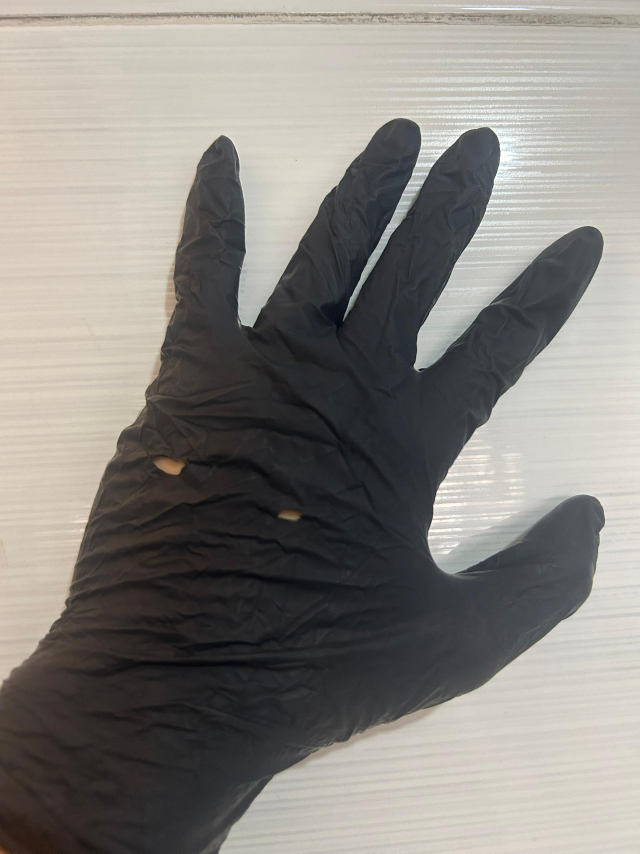
#> input picture Images/Nitrile/hole_5.jpg, 1920 x 2560 px, found by its file name (shown at 1/3 size)
$ python k_mean.py
#> lines starting #> are read from the running program, lines starting #| are printed output that depends on the picture; after the words box and inside, x2 and y2 are one past the last pixel; in counts of white or black regions, pixels touching at a corner belong together
import cv2
from sklearn.cluster import KMeans
import numpy as np


image = cv2.imread("D:\\OneDrive - Asia Pacific University\\Degree Year 3\\Image Processing, Computer Vision and Pattern Recognition\\Assignment\\Source Code\\Glove-Defect-Detection-System\\Images\\Nitrile\\hole_5.jpg")
#> image is the input picture: shape (2560, 1920, 3); mean B, G, R 128, 132.7, 135.7
image = cv2.resize(image, None, fx=0.3, fy=0.3)
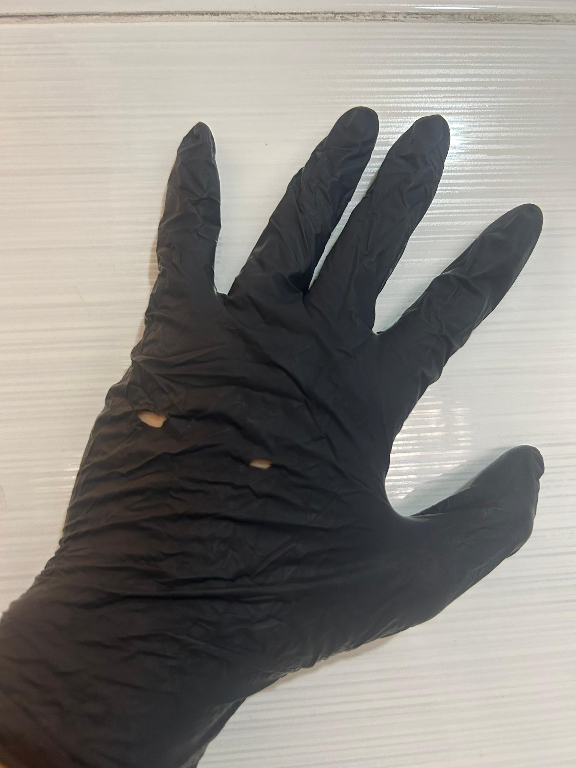
#> image: shape (768, 576, 3); mean B, G, R 128, 132.6, 135.6

cv2.imshow('img', image)

image_hsv = cv2.cvtColor(image, cv2.COLOR_BGR2HSV)
#> image_hsv: shape (768, 576, 3); mean H, S, V 49.8, 24.9, 137.6

# reduce dimension
new_image = image_hsv.reshape(-1, 3)

# Clustering - KMeans
k_means = KMeans(n_clusters=2, n_init=30)
k_means.fit(new_image)

result = k_means.cluster_centers_[k_means.labels_]
result = result.reshape(image.shape).astype(np.uint8)


# Grayscale
gray = cv2.cvtColor(result, cv2.COLOR_BGR2GRAY)
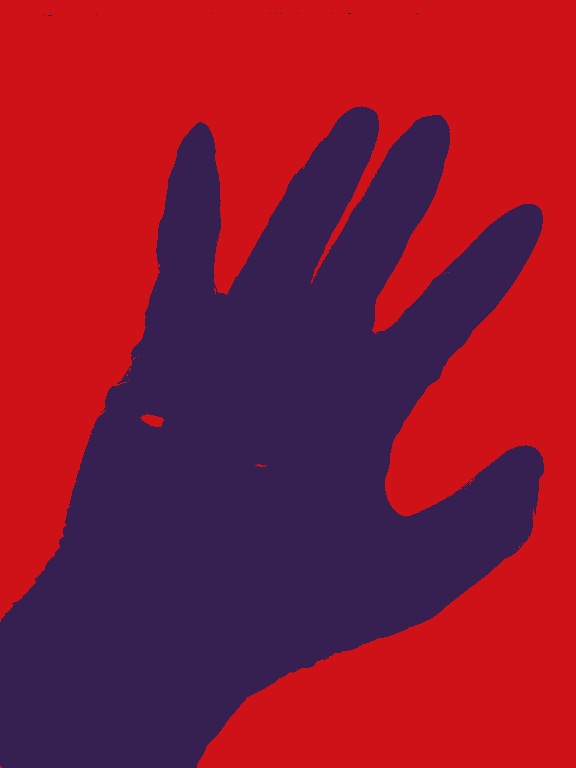
#> result: shape (768, 576, 3); mean of channels 0, 1, 2 49.3, 24.3, 137.1; drawn as B, G, R

ret, th = cv2.threshold(gray, 70, 255, cv2.THRESH_BINARY_INV)
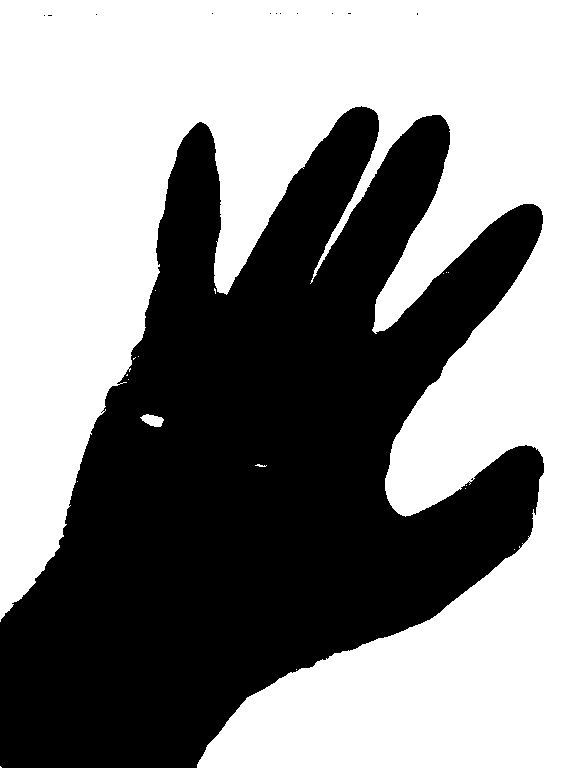
#> gray: shape (768, 576); values 44 (black) and 75 (white), 54.7% white; 12 black regions (11 under 20 px), largest, box (x1, y1, x2, y2) and area: (0, 106, 544, 768) 200507

# Reduce noise
blur = cv2.medianBlur(th,9)

# Eliminate small hole/ noise
opening = cv2.morphologyEx(blur, cv2.MORPH_OPEN, np.ones((7,7)))
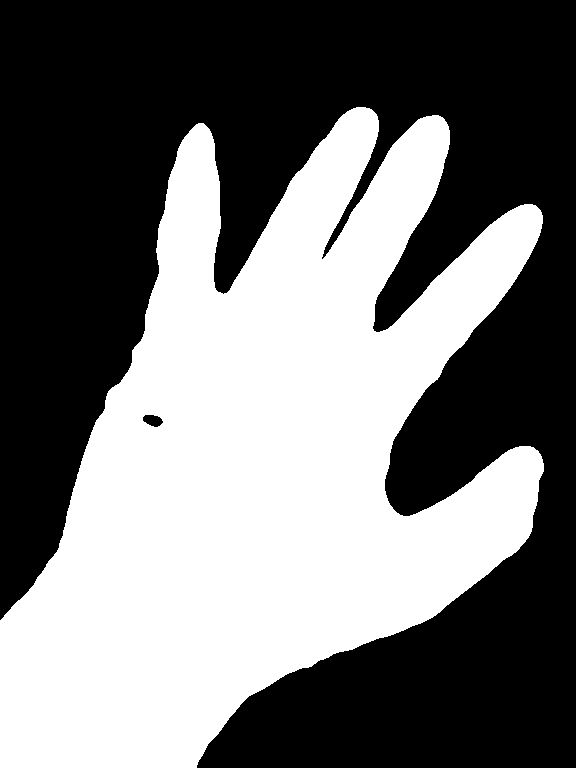
#> blur: shape (768, 576); 45.4% white; 1 white region


# Find hole with contour
contours, hierarchy = cv2.findContours(opening, cv2.RETR_TREE, cv2.CHAIN_APPROX_SIMPLE)
#> opening: shape (768, 576); 45.4% white; 1 white region, box (x1, y1, x2, y2) and area: (0, 107, 544, 768) 200635
# cv2.drawContours(image, contours, -1, (255, 0, 0), 3)

holeCounter = 0
for contour in contours:
    if (cv2.contourArea(contour) < 20000 and cv2.contourArea(contour) > 20):
        # draw out all the contour
        perimeter = cv2.arcLength(contour,True)
        vertices = cv2.approxPolyDP(contour, perimeter * 0.02, True)
        x, y, w, h = cv2.boundingRect(vertices)
        crop_defect = image[y:y+h,x:x+w]
        cv2.rectangle(image, (x,y),(x+w,y+h), (0,0,255),2)

        # Put text on top of the rectangle
        cv2.putText(image, 'Hole', (x, y-10), cv2.FONT_HERSHEY_SIMPLEX, 0.5, (0, 0, 255), 2, cv2.LINE_AA)
        holeCounter = holeCounter + 1


    print(cv2.contourArea(contour))
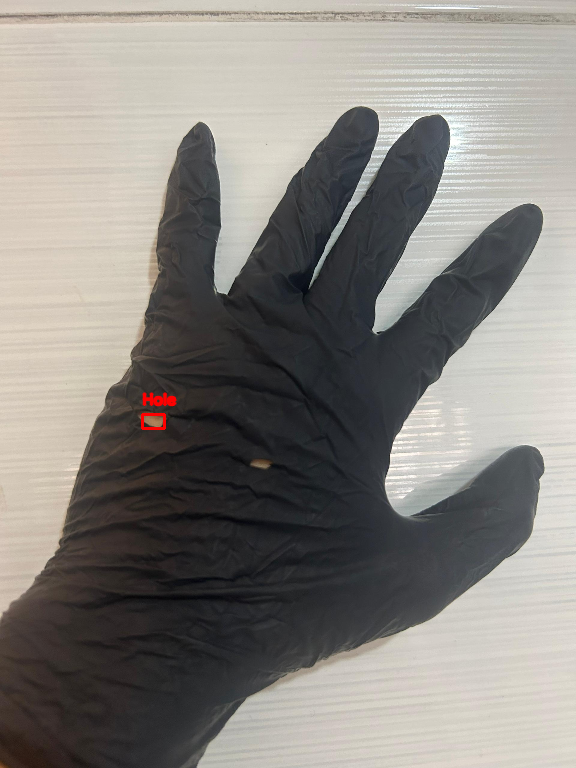
#> image: shape (768, 576, 3); 0.14% of pixels changed, all inside (x1, y1, x2, y2) = (141, 392, 177, 430)
#> after the loop, holeCounter = 1

cv2.putText(image, 'Hole detected: '+str(holeCounter), (0, 50), cv2.FONT_HERSHEY_SIMPLEX,1, (255, 0, 0) , 2, cv2.LINE_AA)
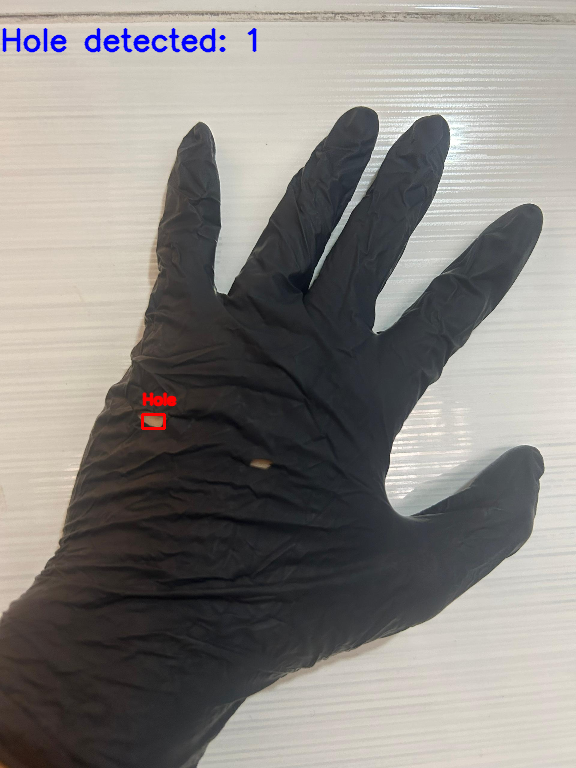
#> image: shape (768, 576, 3); 0.63% of pixels changed, all inside (x1, y1, x2, y2) = (2, 28, 257, 53)


cv2.imshow("kmeans",result)
cv2.imshow("blur",blur)
cv2.imshow("opening",opening)

cv2.imshow("th",th)
cv2.imshow("result2",image)
cv2.waitKey(0)

$ run again, with Images/Nitrile/hole_1.jpg copied over Images/Nitrile/hole_5.jpg
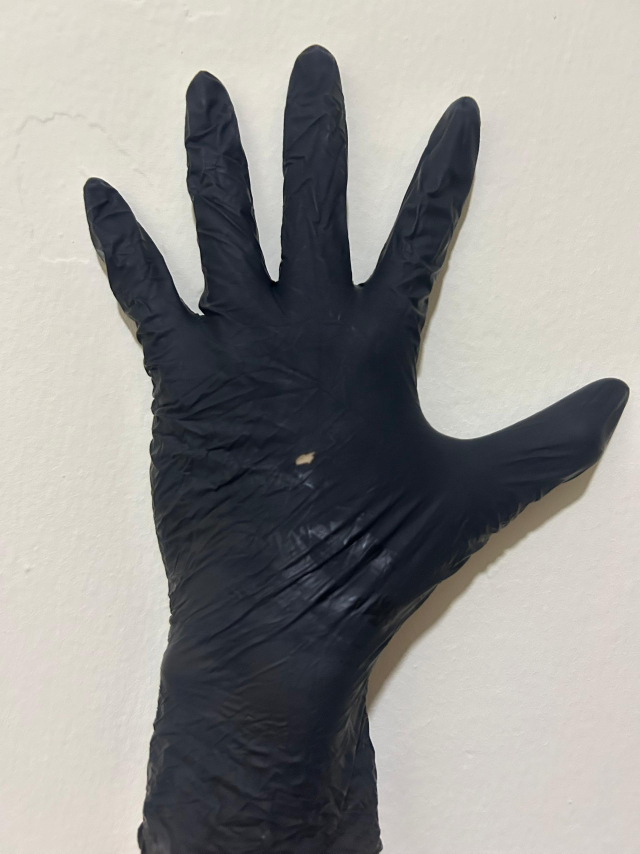
#> input picture Images/Nitrile/hole_1.jpg, 1920 x 2560 px, found by its file name (shown at 1/3 size)
#> image is the input picture: shape (2560, 1920, 3); mean B, G, R 144.8, 147.3, 148.4
#> image_hsv: shape (768, 576, 3); mean H, S, V 55, 35.6, 153.1
#> `ret, th = cv2.threshold(gray, 70, 255, cv2.THRESH_BINARY_INV)`:
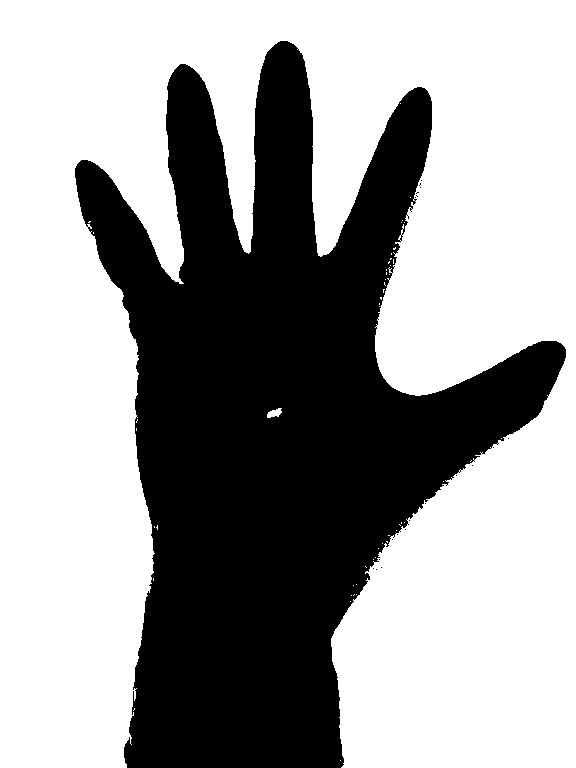
#> gray: shape (768, 576); values 67 (black) and 75 (white), 61.9% white; 20 black regions (19 under 20 px), largest, box (x1, y1, x2, y2) and area: (75, 41, 566, 768) 168378
#> blur: shape (768, 576); 38.1% white; 1 white region
#> opening: shape (768, 576); 38.1% white; 1 white region, box (x1, y1, x2, y2) and area: (75, 42, 566, 768) 168447
#> after the loop `for contour in contours:`: holeCounter = 1
#> `cv2.putText(image, 'Hole detected: '+str(holeCounter), (0, 50), cv2.FO..`:
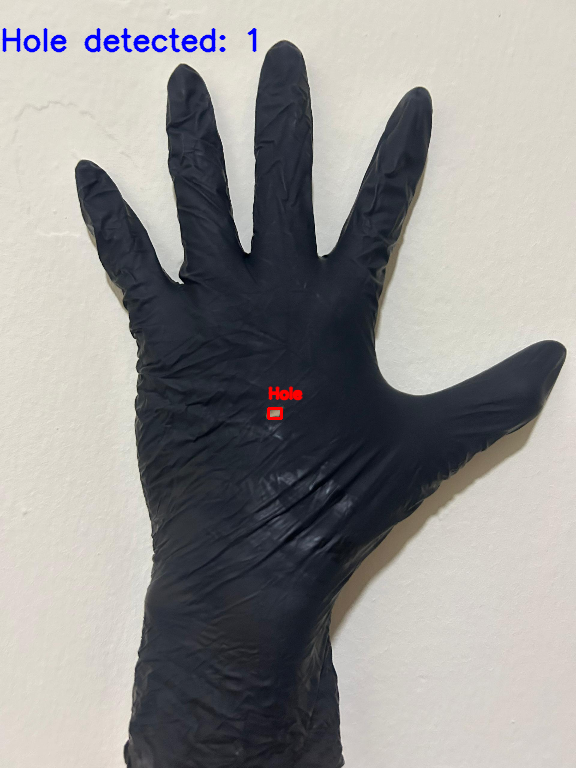
#> image: shape (768, 576, 3); mean B, G, R 144.9, 146.2, 147.5

$ run again, with Images/Nitrile/hole_2.jpg copied over Images/Nitrile/hole_5.jpg
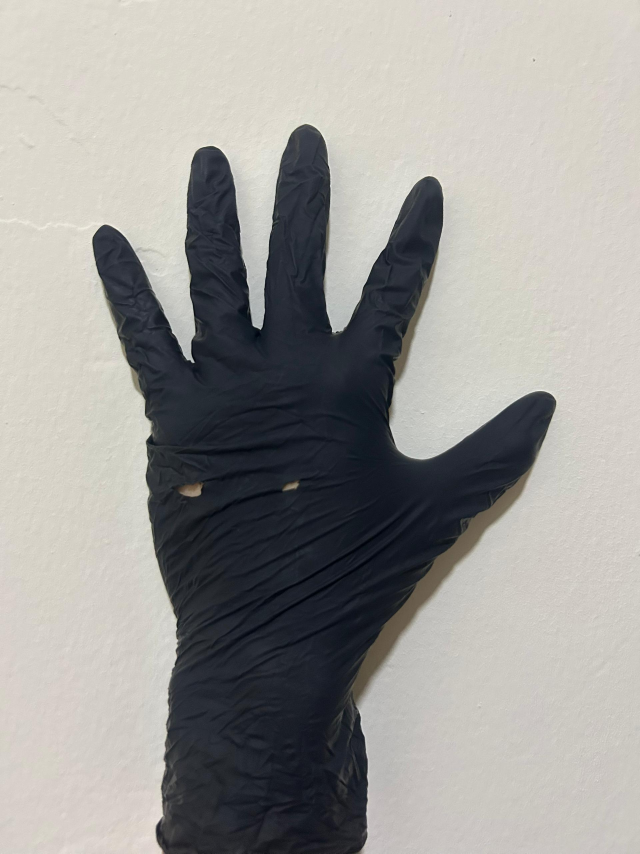
#> input picture Images/Nitrile/hole_2.jpg, 1920 x 2560 px, found by its file name (shown at 1/3 size)
#> image is the input picture: shape (2560, 1920, 3); mean B, G, R 152.2, 155.4, 156.7
#> image_hsv: shape (768, 576, 3); mean H, S, V 48, 32.7, 160.5
#> `ret, th = cv2.threshold(gray, 70, 255, cv2.THRESH_BINARY_INV)`:
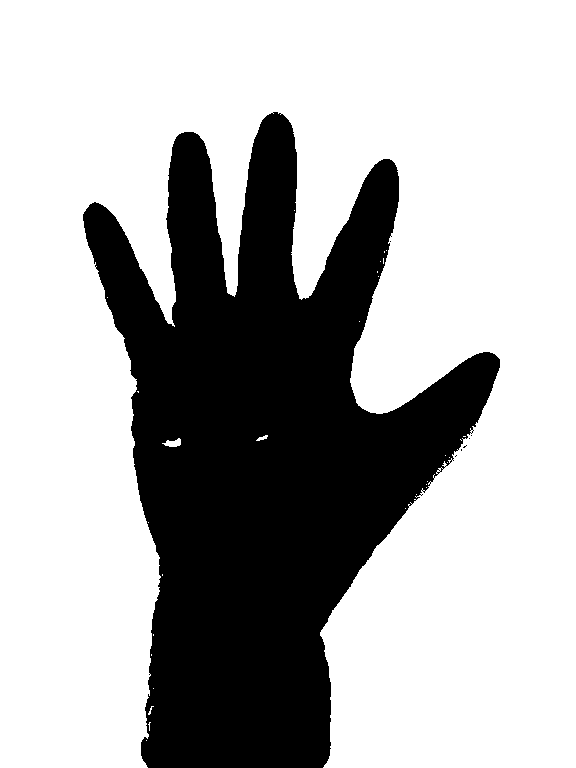
#> gray: shape (768, 576); values 70 (black) and 73 (white), 69% white; 7 black regions (6 under 20 px), largest, box (x1, y1, x2, y2) and area: (83, 112, 500, 768) 136978
#> blur: shape (768, 576); 31% white; 1 white region
#> opening: shape (768, 576); 31% white; 1 white region, box (x1, y1, x2, y2) and area: (84, 113, 499, 768) 137021
#> after the loop `for contour in contours:`: holeCounter = 1
#> `cv2.putText(image, 'Hole detected: '+str(holeCounter), (0, 50), cv2.FO..`:
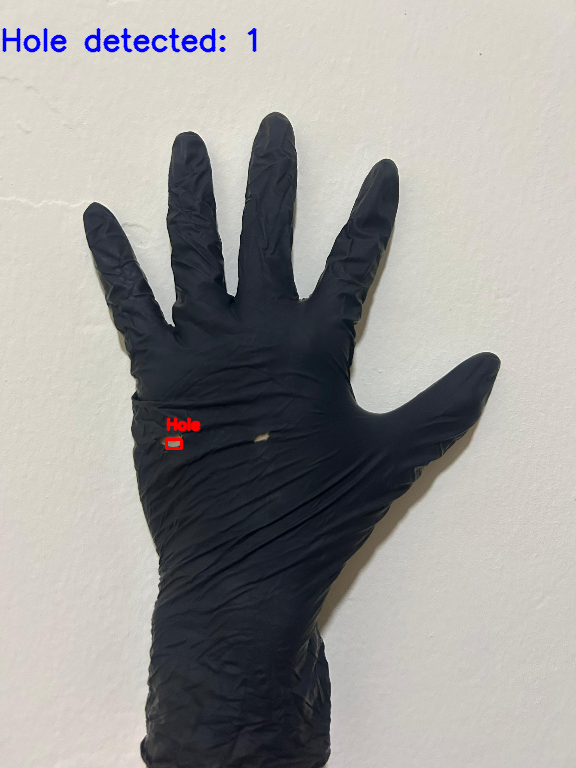
#> image: shape (768, 576, 3); mean B, G, R 152.3, 154.3, 155.9

$ run again, with Images/Nitrile/hole_3.jpg copied over Images/Nitrile/hole_5.jpg
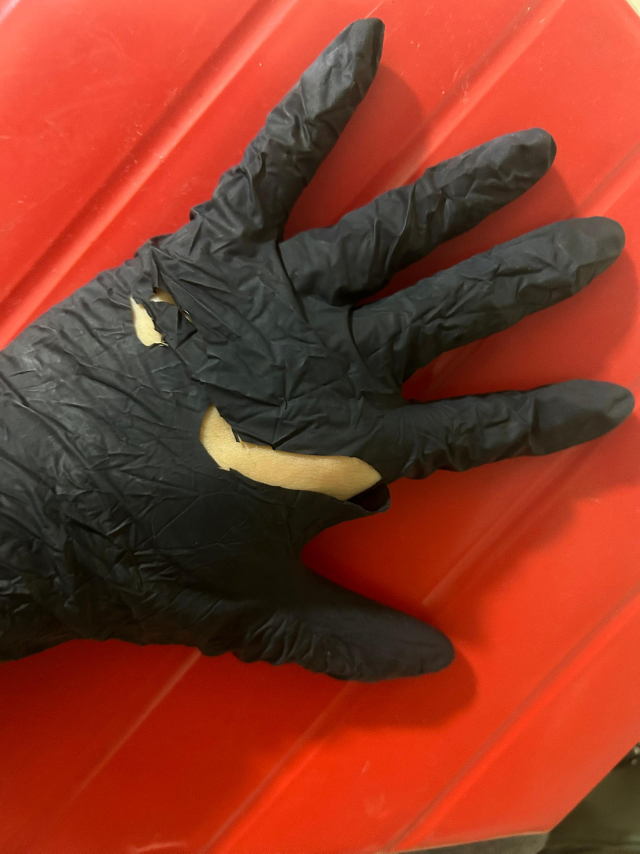
#> input picture Images/Nitrile/hole_3.jpg, 1920 x 2560 px, found by its file name (shown at 1/3 size)
#> image is the input picture: shape (2560, 1920, 3); mean B, G, R 38.1, 55.9, 140.4
#> image_hsv: shape (768, 576, 3); mean H, S, V 15.7, 157.5, 140.8
#> `ret, th = cv2.threshold(gray, 70, 255, cv2.THRESH_BINARY_INV)`:
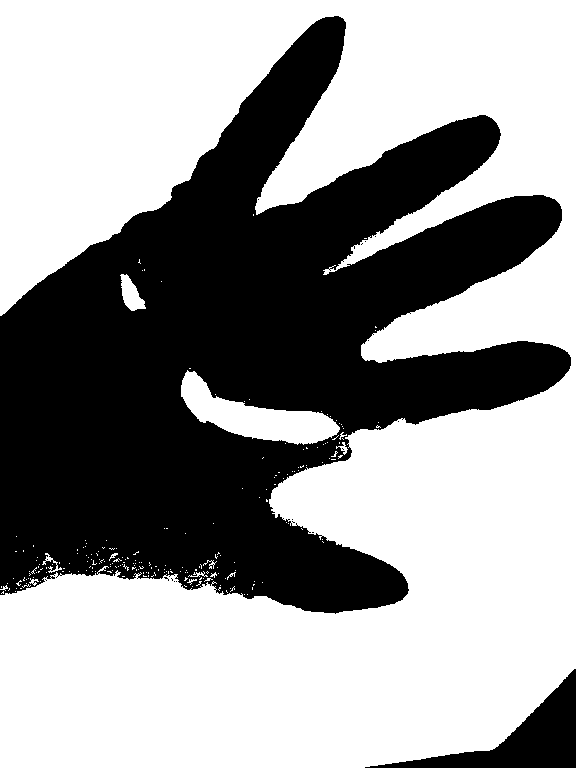
#> gray: shape (768, 576); values 61 (black) and 185 (white), 60.3% white; 19 black regions (17 under 20 px), largest, box (x1, y1, x2, y2) and area: (0, 16, 571, 614) 169631, (365, 669, 576, 768) 6074
#> blur: shape (768, 576); 39.9% white; 2 white regions
#> opening: shape (768, 576); 39.9% white; 2 white regions, box (x1, y1, x2, y2) and area: (0, 17, 571, 613) 170344, (385, 671, 576, 768) 6036
#> after the loop `for contour in contours:`: holeCounter = 3
#> `cv2.putText(image, 'Hole detected: '+str(holeCounter), (0, 50), cv2.FO..`:
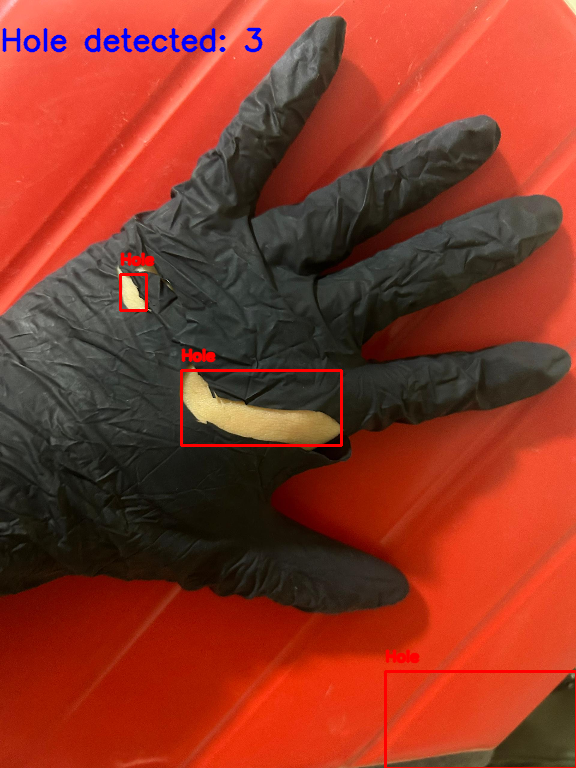
#> image: shape (768, 576, 3); mean B, G, R 38.5, 55, 140.5
